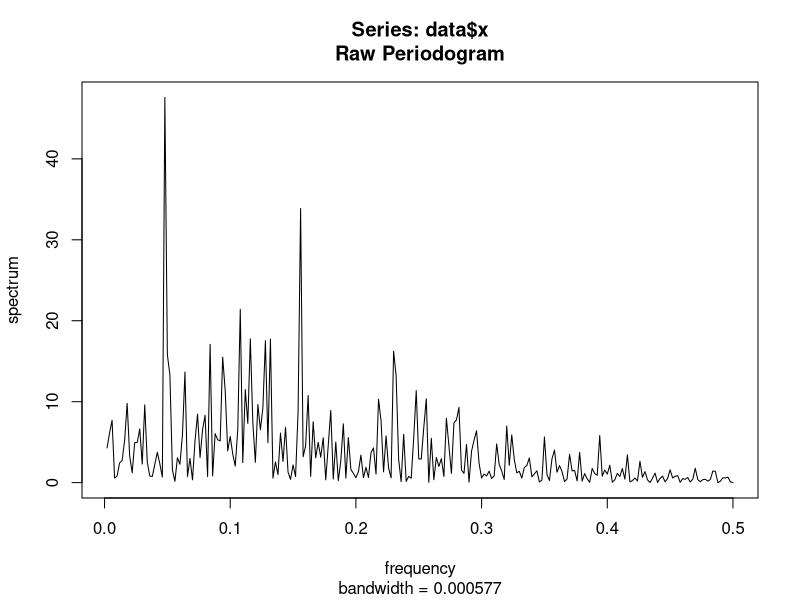
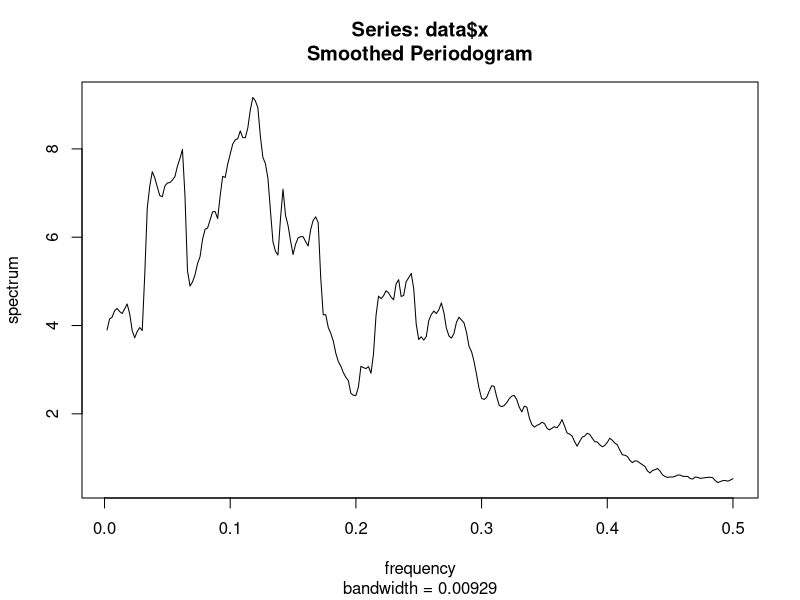
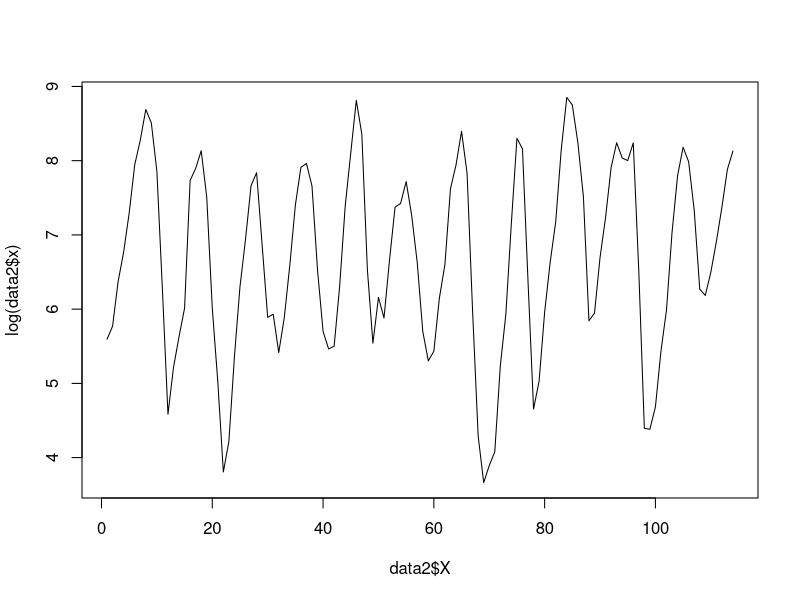
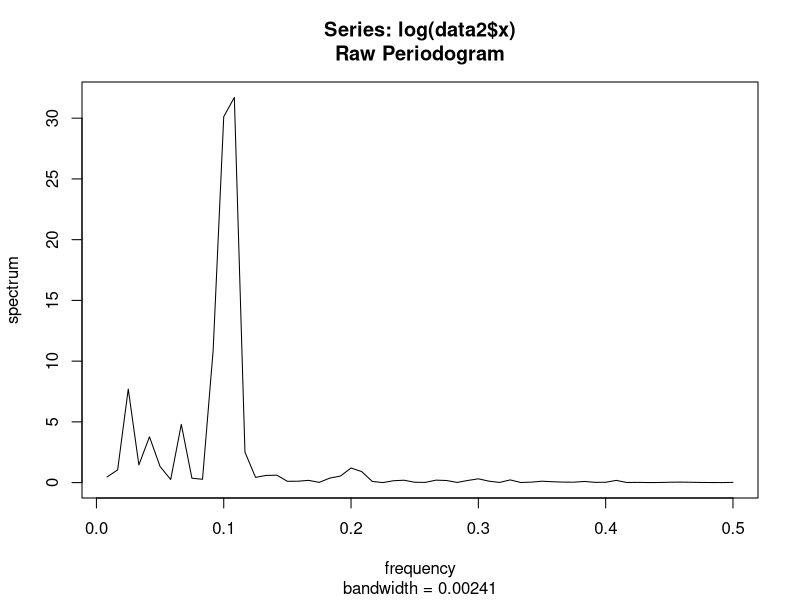
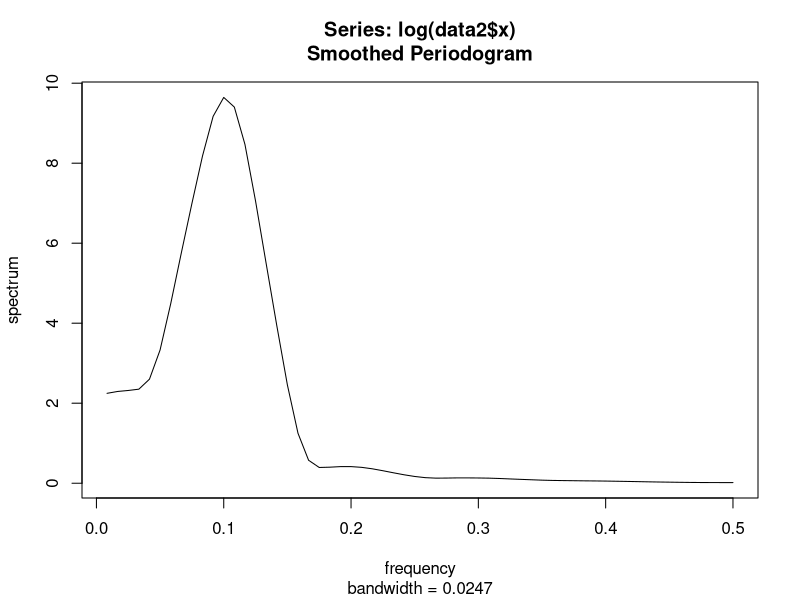

These figures' R source, in order:
# q1
data <- read.csv("realize.csv")
spc<-spec.pgram(data$x, log = "no")
spc1<-spec.pgram(data$x, log = "no", spans = c(16))
abs(spc$spec[198]/pi - (3.01235*cos(spc$freq[198]*2*pi)+3.53306)/pi)
spc1$spec[198]/pi - (3.01235*cos(spc1$freq[198]*2*pi)+3.53306)/pi

# q2
data2 <- read.csv("lynx.csv")
plot(data2$X, log(data2$x), type = "l")

spc2 <- spec.pgram(log(data2$x), log = "no")
spc2$freq[which.max(spc2$spec)]

spc3 <- spec.pgram(log(data2$x), log = "no", spans = c(7,9))
spc3$freq[which.max(spc3$spec)]
